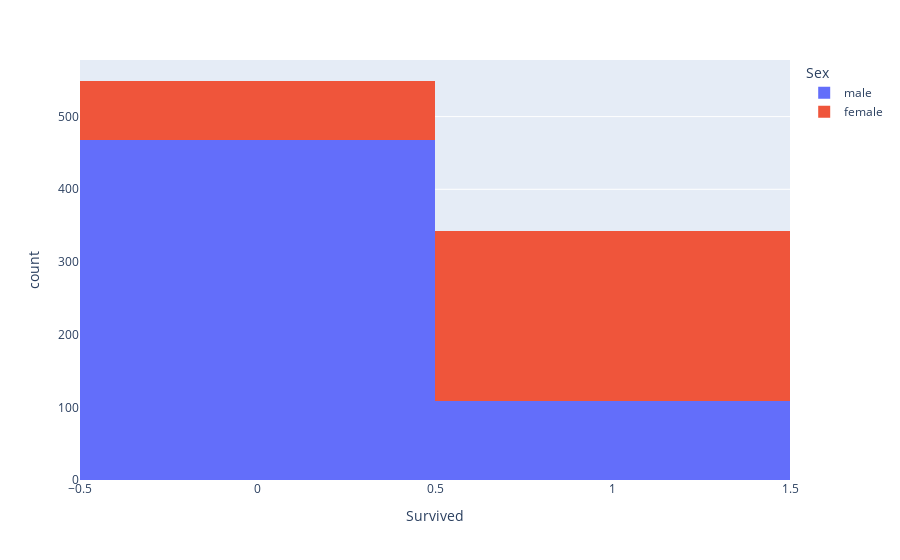

Write notebook code for a chart like this one.
### Markdown cell above
## Categorical Plot

### Code cell
px.histogram(df,x="Survived",color="Sex")

### Figure 1 — Plotly figure (JSON) as saved in the notebook; plotly's stock layout.template omitted (floating-point values rounded to 4 significant figures; data arrays with more than 128 entries replaced by an {"elided": "..."} marker saying what was removed)
{"data": [{"alignmentgroup": "True", "bingroup": "x", "hovertemplate": "Sex=male<br>Survived=%{x}<br>count=%{y}<extra></extra>", "legendgroup": "male", "marker": {"color": "#636efa", "pattern": {"shape": ""}}, "name": "male", "offsetgroup": "male", "orientation": "v", "showlegend": true, "type": "histogram", "x": {"elided": "577 int values"}, "xaxis": "x", "yaxis": "y"}, {"alignmentgroup": "True", "bingroup": "x", "hovertemplate": "Sex=female<br>Survived=%{x}<br>count=%{y}<extra></extra>", "legendgroup": "female", "marker": {"color": "#EF553B", "pattern": {"shape": ""}}, "name": "female", "offsetgroup": "female", "orientation": "v", "showlegend": true, "type": "histogram", "x": {"elided": "314 int values"}, "xaxis": "x", "yaxis": "y"}], "layout": {"barmode": "relative", "legend": {"title": {"text": "Sex"}, "tracegroupgap": 0}, "margin": {"t": 60}, "xaxis": {"anchor": "y", "domain": [0, 1], "title": {"text": "Survived"}}, "yaxis": {"anchor": "x", "domain": [0, 1], "title": {"text": "count"}}}}
